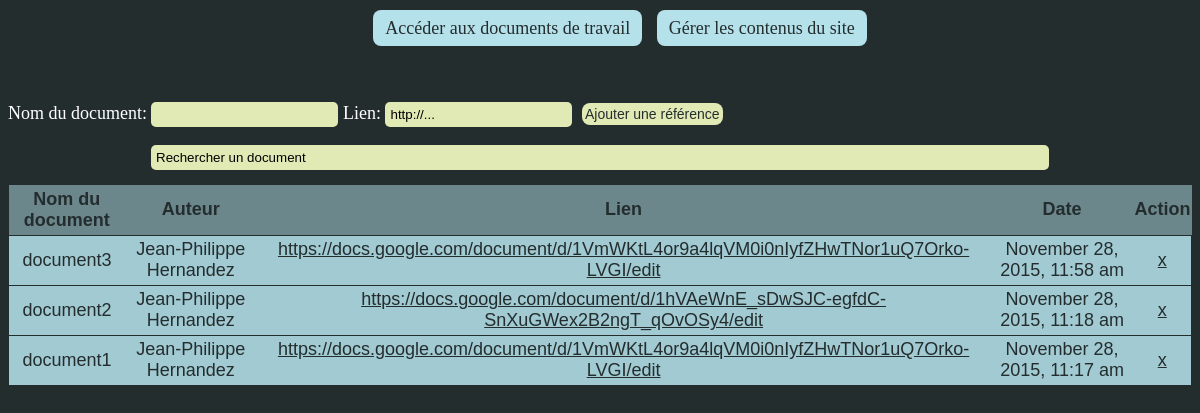
The page /Vue/PC/documents.php on the database its author committed.
### tables this page shows
CREATE TABLE `Reference` (
`id` int(11) NOT NULL,
  `nom` varchar(64) NOT NULL,
  `auteur` varchar(64) NOT NULL,
  `date` varchar(64) NOT NULL,
  `lien` varchar(1024) NOT NULL
);

### Controller/check_ref.php (called while the page is built, shortened)
<?php
$sql = ' SELECT * FROM Reference ORDER BY date DESC';
$req = mysql_query($sql) or die('Erreur SQL !<br>'.$sql.'<br>'.mysql_error());

### Vue/PC/documents.php (the view, shortened to what this page needs)
<?php
include("../../Controller/check_ref.php");
?>
<!DOCTYPE html>
<html>
<head>
	<link rel="stylesheet" type="text/css" href="css/style.css">
	<link rel="stylesheet" type="text/css" href="css/form.css">
</head>
<body>
<div>
	<nav>
		<ul>
			<li><a href="documents.php">Accéder aux documents de travail</a></li>
			<li><a href="contents.php">Gérer les contenus du site</a></li>
		</ul>
	</nav>
	<form action="../../Controller/addref.php" method="post">
	  Nom du document: <input type="text" name="nom">
	  Lien: <input type="text" name="lien" placeholder="http://...">
	  <input type="submit" value="Ajouter une référence" id="buttonref">
	</form>
</div>
	<form method="post" action="documents.php" id="autocomplete">
		<input type="text" placeholder="Rechercher un document" name="rechercheNom" id="input_searchNom" onkeyup="autocomplet();">
	</form>
<table>
	<thead>
		<th>Nom du document</th>
		<th>Auteur</th>
		<th>Lien</th>
		<th>Date</th>
		<th>Action</th>
	</thead>
	<tbody  id="search_list_id">
<?php
	while($row = mysql_fetch_array($req)){
		print("<tr>");
		print("<td>".$row['nom']."</td>"."<td>".$row['auteur']."</td>"."<td><a href='".$row['lien']."'>".$row['lien']."</a></td>"."<td>".$row['date']."</td>"."<td><a href='../../Controller/suppr_ref.php?id=".$row['id']."'>x</a></td>");
		print('</tr>');
	}
?>
	</tbody>
</table>
</body>
</html>

### Vue/PC/css/style.css (style rules this page uses)
body { font-family: calibri; font-size: 18px; background: #242D2E; color: white; }
nav { width: 100%; text-align: center; margin-bottom: 5%; }
nav ul { list-style: none; }
nav li { display: inline; }
nav a { text-decoration: none; padding-top: 8px; padding-bottom: 8px; padding-right: 12px; padding-left: 12px; border-radius: 8px; background: #B5E1EA; margin: 5px; color: #242D2E; -webkit-transition: background 0.6s; -moz-transition: background 0.6s; transition: background 0.6s; }
table { text-align: center; width: 100%; border-collapse:collapse; border-radius: 15px; font-family: arial; cursor: pointer; }
table a { color: #242D2E; }
thead { background: #6c878c; color: #242D2E; }
tbody { background: #a2cad2; color: #242D2E; }
tbody tr { height: 50px; -webkit-transition: background 0.3s; -moz-transition: background 0.3s; transition: background 0.3s; border: 1px solid #242D2E; }

### Vue/PC/css/form.css (style rules this page uses)
form input { border-radius: 5px; }
#buttonref { text-decoration: none; padding: 3px; border-radius: 8px; background: #e1eab5; margin: 5px; color: #242D2E; font-size: 14px; border: none; cursor: pointer; }
form input { background: #e1eab5; border: none; padding: 5px; }
form#autocomplete { width: 100%; text-align: center; margin-top: 15px; margin-bottom: 15px; }
form#autocomplete input { width: 75%; background: #e1eab5; border: none; padding: 5px; }

### rows shown on the page
reference: nom "document3", auteur "Jean-Philippe Hernandez", lien "https://docs.google.com/document/d/1VmWKtL4or9a4lqVM0i0nIyfZHwTNor1uQ7Orko-LVGI/edit", date "November 28, 2015, 11:58 am"
reference: nom "document2", auteur "Jean-Philippe Hernandez", lien "https://docs.google.com/document/d/1hVAeWnE_sDwSJC-egfdC-SnXuGWex2B2ngT_qOvOSy4/edit", date "November 28, 2015, 11:18 am"
reference: nom "document1", auteur "Jean-Philippe Hernandez", lien "https://docs.google.com/document/d/1VmWKtL4or9a4lqVM0i0nIyfZHwTNor1uQ7Orko-LVGI/edit", date "November 28, 2015, 11:17 am"
